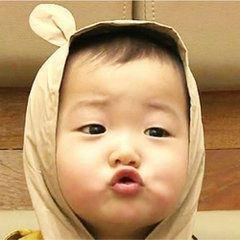
#> input picture PycharmProjects/Michael01/AddnbrInPic/Song.png, 240 x 240 px
$ python InternetVersion.py
#> lines starting #> are read from the running program, lines starting #| are printed output that depends on the picture
from PIL import Image, ImageDraw, ImageFont
import os
QQim = Image.open("Song.png")
#> QQim is the input picture: PIL image 240x240 RGB; mean R, G, B 187.9, 152.1, 107.8
w, h = QQim.size
#> w = 240; h = 240
font = ImageFont.truetype(os.path.join('fonts', 'simsun.ttc'), int(h / 4))
ImageDraw.Draw(QQim).pieslice([(w/3*2, 0),(w, h/3)] , 0, 360, fill='red')
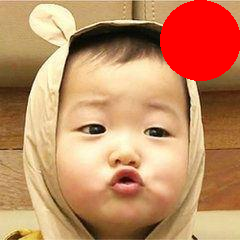
#> QQim: PIL image 240x240 RGB; mean R, G, B 195.3, 139.4, 99.3
ImageDraw.Draw(QQim).text((w*0.76, h*0.02), '1', font=font, fill='white')
QQim.show()
QQim.save("QQim.png")
